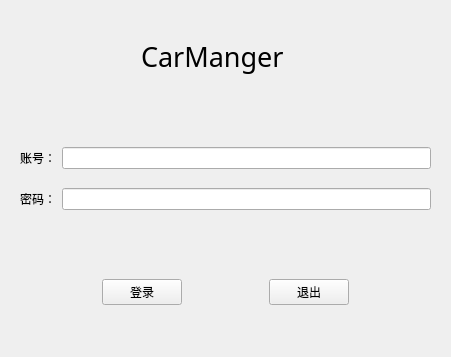
<?xml version="1.0" encoding="UTF-8"?>
<ui version="4.0">
 <class>Login</class>
 <widget class="QWidget" name="Login">
  <property name="geometry">
   <rect>
    <x>0</x>
    <y>0</y>
    <width>451</width>
    <height>357</height>
   </rect>
  </property>
  <property name="maximumSize">
   <size>
    <width>500</width>
    <height>500</height>
   </size>
  </property>
  <property name="windowTitle">
   <string>Form</string>
  </property>
  <layout class="QVBoxLayout" name="verticalLayout">
   <item>
    <widget class="QWidget" name="widget" native="true">
     <widget class="QLabel" name="label">
      <property name="geometry">
       <rect>
        <x>130</x>
        <y>20</y>
        <width>161</width>
        <height>51</height>
       </rect>
      </property>
      <property name="font">
       <font>
        <family>宋体</family>
        <pointsize>20</pointsize>
       </font>
      </property>
      <property name="text">
       <string>CarManger</string>
      </property>
     </widget>
    </widget>
   </item>
   <item>
    <widget class="QWidget" name="widget_2" native="true">
     <layout class="QGridLayout" name="gridLayout">
      <item row="0" column="0">
       <layout class="QHBoxLayout" name="horizontalLayout">
        <item>
         <widget class="QLabel" name="label_2">
          <property name="text">
           <string>账号：</string>
          </property>
         </widget>
        </item>
        <item>
         <widget class="QLineEdit" name="EditUser"/>
        </item>
       </layout>
      </item>
      <item row="1" column="0">
       <layout class="QHBoxLayout" name="horizontalLayout_2">
        <item>
         <widget class="QLabel" name="label_3">
          <property name="text">
           <string>密码：</string>
          </property>
         </widget>
        </item>
        <item>
         <widget class="QLineEdit" name="EditPwd">
          <property name="text">
           <string/>
          </property>
         </widget>
        </item>
       </layout>
      </item>
     </layout>
    </widget>
   </item>
   <item>
    <widget class="QWidget" name="widget_3" native="true">
     <layout class="QHBoxLayout" name="horizontalLayout_3">
      <item>
       <spacer name="horizontalSpacer_3">
        <property name="orientation">
         <enum>Qt::Horizontal</enum>
        </property>
        <property name="sizeHint" stdset="0">
         <size>
          <width>77</width>
          <height>20</height>
         </size>
        </property>
       </spacer>
      </item>
      <item>
       <widget class="QPushButton" name="ButtonLogin">
        <property name="text">
         <string>登录</string>
        </property>
       </widget>
      </item>
      <item>
       <spacer name="horizontalSpacer">
        <property name="orientation">
         <enum>Qt::Horizontal</enum>
        </property>
        <property name="sizeHint" stdset="0">
         <size>
          <width>78</width>
          <height>20</height>
         </size>
        </property>
       </spacer>
      </item>
      <item>
       <widget class="QPushButton" name="ButtonExit">
        <property name="text">
         <string>退出</string>
        </property>
       </widget>
      </item>
      <item>
       <spacer name="horizontalSpacer_2">
        <property name="orientation">
         <enum>Qt::Horizontal</enum>
        </property>
        <property name="sizeHint" stdset="0">
         <size>
          <width>77</width>
          <height>20</height>
         </size>
        </property>
       </spacer>
      </item>
     </layout>
    </widget>
   </item>
  </layout>
 </widget>
 <resources/>
 <connections/>
</ui>
